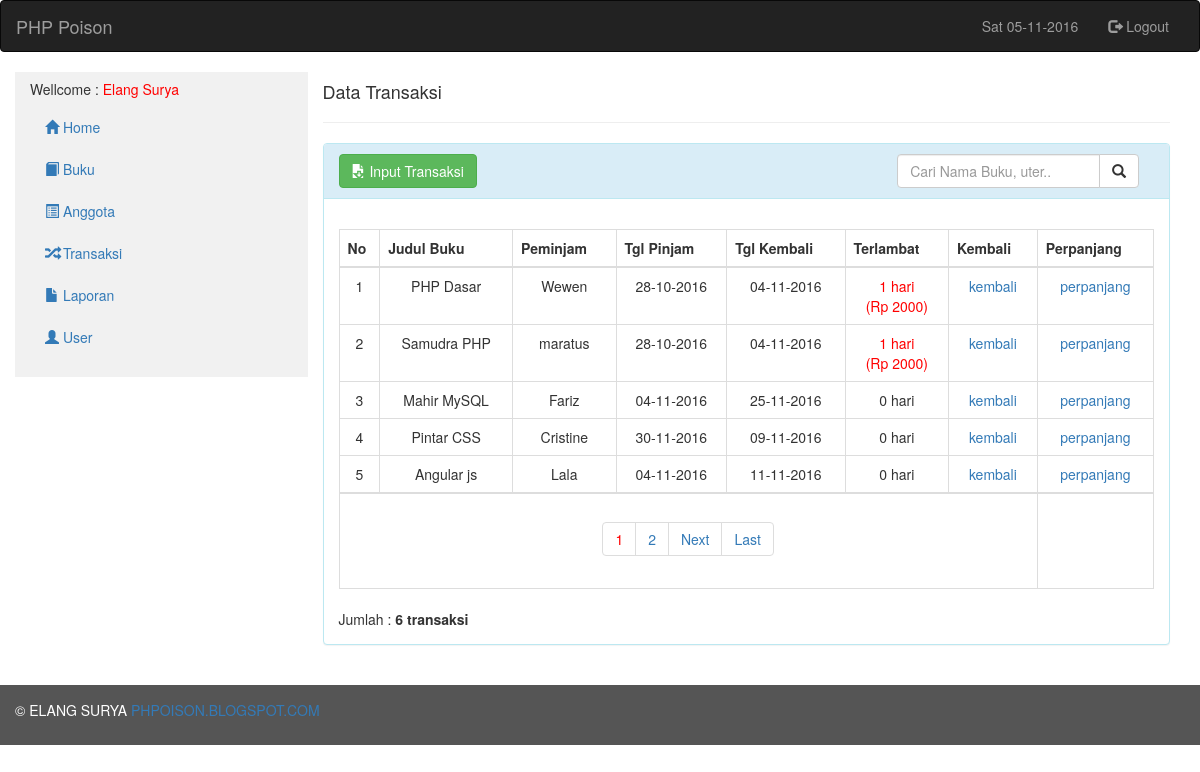
The page /admin/index.php?page=transaksi (signed in) on the database its author committed.
### tables this page shows
CREATE TABLE `tbl_transaksi` (
  `id` int(5) NOT NULL,
  `judul` varchar(250) NOT NULL,
  `nim` int(11) NOT NULL,
  `nama` varchar(100) NOT NULL,
  `tgl_pinjam` varchar(15) NOT NULL,
  `tgl_kembali` varchar(15) NOT NULL,
  `status` varchar(10) NOT NULL,
  `ket` varchar(250) NOT NULL
);

### transaksi_data.php (the view, shortened to what this page needs)
<?php
include_once 'inc/class.perpus.php';
$transaksi = new transaksi;
?>
<div class="col-sm-9">
  <h4>Data Transaksi</h4>
  <hr>
</div>
<div id="loginbox" style="margin-top: ;" class="mainbox col-md-9">
	<div class="panel panel-info">
		<div class="panel-heading">
			<a  class="btn btn-success" href="?page=transaksi_input"><span class="glyphicon glyphicon-save-file"></span> Input Transaksi</a>
			<div class="pull-right col-md-4">
				<form action="?page=transaksi_search" method="post">
          <div class="input-group">
				  	<input type="text" name="cari" class="form-control" placeholder="Cari Nama Buku, uter..">
				    <span class="input-group-btn">
				    <button type="submit" class="btn btn-default" type="button">
				    	<span class="glyphicon glyphicon-search"></span>
				    </button>
				    </span>
				  </div>
				</form>
      </div>
		</div>
		<div style="padding-top: 10px" class="panel-body">
		<br>
			<table class="table table-bordered">
				<thead>
				<tr>
					<th width="5%">No</th>
					<th>Judul Buku</th>
					<th>Peminjam</th>
					<th>Tgl Pinjam</th>
					<th>Tgl Kembali</th>
					<th>Terlambat</th>
					<th>Kembali</th>
					<th>Perpanjang</th>
				</tr>
				</thead>
				<tbody>
				<?php
				$records_per_page=5;
				$query = "SELECT * FROM tbl_transaksi WHERE status='Pinjam' ORDER BY id";
				$newquery = $transaksi->paging($query,$records_per_page);
				if (empty($page)) {
					$posisi = 0;
				}else{
					$posisi = ($page - 1) * $records_per_page;
				}
				$no=1+$posisi;
				foreach ($transaksi->showData($newquery) as $value) {
					?>
					<tr style="text-align: center;">
					<td><?php echo $no; ?></td>
					<td><?=$value['judul']; ?></td>
					<td><?=$value['nama']; ?></td>
					<td><?=$value['tgl_pinjam']?></td>
					<td><?=$value['tgl_kembali']?></td>
					<td>
						<?php
						$tgl_dateline=$value['tgl_kembali'];
						$tgl_kembali=date('d-m-Y');
						$lambat= $transaksi->terlambat($tgl_dateline,$tgl_kembali);
						$denda1=2000;
						$denda=$lambat*$denda1;
						if ($lambat>0) {
							echo "<font color='red'>$lambat hari<br>(Rp $denda)</font>";
						}else{
							echo $lambat." hari";
						}
						?>
					</td>
					<td>
						<a href="?page=transaksi&proses=Kembali&id=<?=$value['id'];?>&judul=<?=$value['judul'];?>">kembali</a>
					</td>
					<td>
						<a href="?page=transaksi&proses=perpanjang&id=<?=$value['id'];?>&judul=<?=$value['judul'];?>&tgl_kembali=<?=$value['tgl_kembali'];?>&lambat=<?php echo $lambat; ?>">perpanjang</a>
					</td>
					</tr>
					<?php
					$no++;
				}
				?>
				</tbody>
				<tr>
	        <td colspan="7" align="center">
			    <div class="pagination-wrap">
			      <?php $transaksi->paginglink($query,$records_per_page); ?>
			    </div>
		  	  </td>
		    </tr>
			</table>
			Jumlah : <b><?php $transaksi->jumlah($query); ?> transaksi</b>
		</div>
	</div>
</div>

### rows shown on the page
tbl_transaksi: judul "PHP Dasar", nama "Wewen", tgl_pinjam "28-10-2016", tgl_kembali "04-11-2016", tgl_kembali "1", tgl_kembali "2000"
tbl_transaksi: judul "Samudra PHP", nama "maratus", tgl_pinjam "28-10-2016", tgl_kembali "04-11-2016", tgl_kembali "1", tgl_kembali "2000"
tbl_transaksi: judul "Mahir MySQL", nama "Fariz", tgl_pinjam "04-11-2016", tgl_kembali "25-11-2016", tgl_kembali "0"
tbl_transaksi: judul "Pintar CSS", nama "Cristine", tgl_pinjam "30-11-2016", tgl_kembali "09-11-2016", tgl_kembali "0"
tbl_transaksi: judul "Angular js", nama "Lala", tgl_pinjam "04-11-2016", tgl_kembali "11-11-2016", tgl_kembali "0"

### other values the page prints
date('D'.' '.'d-m-Y') "Sat 05-11-2016"
$_SESSION['nama'] "Elang Surya"
$row "6"
